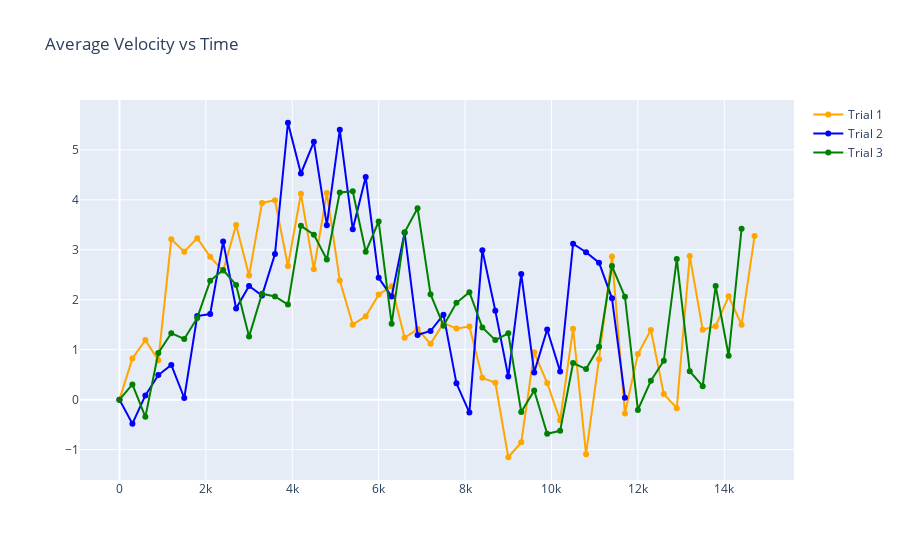

The notebook cell saved with this chart:
### Code cell
# Create a plot of the average speed.

vel1, time1 = approx_drift_velocity(pos_v_time_df_timefilt)
vel2, time2 = approx_drift_velocity(pos_v_time_df2_timefilt)
vel4, time4 = approx_drift_velocity(pos_v_time_df4_timefilt)

# create traces
trace0 = go.Scatter(
    x = time1,
    y = vel1,
    mode = 'lines+markers',
    name = 'Trial 1',
    marker=dict(color='orange')
)
# The second trace
trace1 = go.Scatter(
    x = time2,
    y = vel2,
    mode = 'lines+markers',
    name = 'Trial 2',
    marker=dict(color='blue')
)
# The third trace
trace2 = go.Scatter(
    x = time4,
    y = vel4,
    mode = 'lines+markers',
    name = 'Trial 3',
    marker=dict(color='green')
)
# create the data
data = [trace0, trace1, trace2]  # assign traces to data

# create the layout
layout = go.Layout(
    title = "Average Velocity vs Time"
)

# crate the fig
fig = go.Figure(data=data,layout=layout)
fig.show()

### Figure 1 — Plotly figure (JSON) as saved in the notebook; plotly's stock layout.template omitted (floating-point values rounded to 4 significant figures)
{"data": [{"marker": {"color": "orange"}, "mode": "lines+markers", "name": "Trial 1", "type": "scatter", "x": [0, 300, 600, 900, 1200, 1500, 1800, 2100, 2400, 2700, 3000, 3300, 3600, 3900, 4200, 4500, 4800, 5100, 5400, 5700, 6000, 6300, 6600, 6900, 7200, 7500, 7800, 8100, 8400, 8700, 9000, 9300, 9600, 9900, 10200, 10500, 10800, 11100, 11400, 11700, 12000, 12300, 12600, 12900, 13200, 13500, 13800, 14100, 14400, 14700], "y": [0, 0.824, 1.192, 0.787, 3.21, 2.963, 3.233, 2.859, 2.575, 3.495, 2.484, 3.938, 3.992, 2.675, 4.122, 2.61, 4.139, 2.384, 1.5, 1.669, 2.102, 2.272, 1.239, 1.412, 1.117, 1.531, 1.426, 1.462, 0.4365, 0.3378, -1.153, -0.8535, 0.9482, 0.3327, -0.4138, 1.421, -1.092, 0.8096, 2.868, -0.2747, 0.9133, 1.394, 0.1119, -0.1701, 2.877, 1.401, 1.471, 2.068, 1.5, 3.273]}, {"marker": {"color": "blue"}, "mode": "lines+markers", "name": "Trial 2", "type": "scatter", "x": [0, 300, 600, 900, 1200, 1500, 1800, 2100, 2400, 2700, 3000, 3300, 3600, 3900, 4200, 4500, 4800, 5100, 5400, 5700, 6000, 6300, 6600, 6900, 7200, 7500, 7800, 8100, 8400, 8700, 9000, 9300, 9600, 9900, 10200, 10500, 10800, 11100, 11400, 11700], "y": [0, -0.481, 0.08417, 0.4919, 0.6946, 0.03311, 1.674, 1.714, 3.164, 1.825, 2.274, 2.083, 2.913, 5.543, 4.527, 5.161, 3.492, 5.401, 3.409, 4.457, 2.439, 2.063, 3.343, 1.296, 1.374, 1.701, 0.3269, -0.2595, 2.993, 1.778, 0.462, 2.517, 0.5453, 1.405, 0.5625, 3.12, 2.95, 2.741, 2.028, 0.04003]}, {"marker": {"color": "green"}, "mode": "lines+markers", "name": "Trial 3", "type": "scatter", "x": [0, 300, 600, 900, 1200, 1500, 1800, 2100, 2400, 2700, 3000, 3300, 3600, 3900, 4200, 4500, 4800, 5100, 5400, 5700, 6000, 6300, 6600, 6900, 7200, 7500, 7800, 8100, 8400, 8700, 9000, 9300, 9600, 9900, 10200, 10500, 10800, 11100, 11400, 11700, 12000, 12300, 12600, 12900, 13200, 13500, 13800, 14100, 14400], "y": [0, 0.3049, -0.3441, 0.9358, 1.33, 1.214, 1.636, 2.378, 2.596, 2.296, 1.262, 2.121, 2.066, 1.904, 3.48, 3.303, 2.806, 4.148, 4.172, 2.959, 3.566, 1.519, 3.352, 3.832, 2.11, 1.48, 1.939, 2.152, 1.444, 1.192, 1.329, -0.2469, 0.1846, -0.6823, -0.6241, 0.734, 0.6127, 1.058, 2.675, 2.06, -0.205, 0.378, 0.7784, 2.818, 0.5686, 0.2707, 2.276, 0.8778, 3.421]}], "layout": {"title": {"text": "Average Velocity vs Time"}}}
